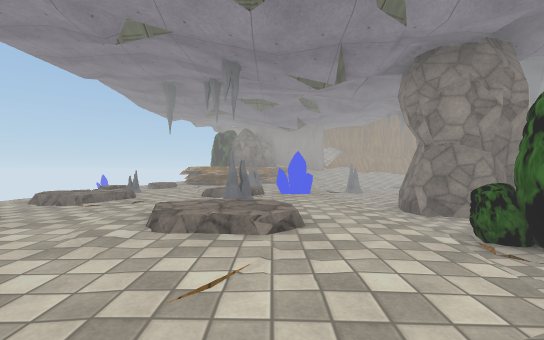
[1] (above)

15 first-person views from a walk through a 3-D level made in the Unity game engine. The camera is 1.5 m above the floor, looks level and sees 90° across. The floor is counted in squares, 2 m on a side. Each view is taken from the middle of a square. On the plan, view 1 faces up. The plan holds only what a view shows up to about 10 squares ahead; the rest is blank. The place goes on beyond the plan. The player character is not drawn. Some animated figures are left out. Some surface patterns are stand-ins.

[2]
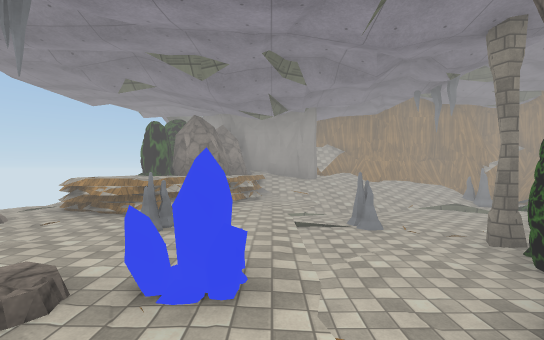

[3]
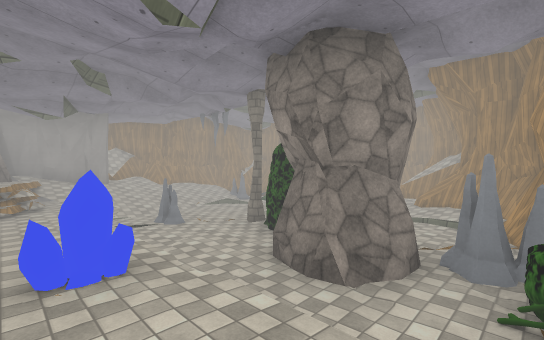

[4]
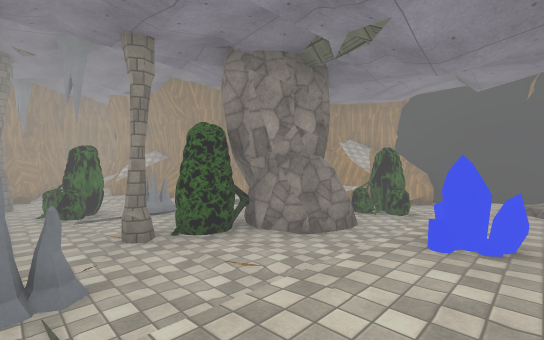

[5]
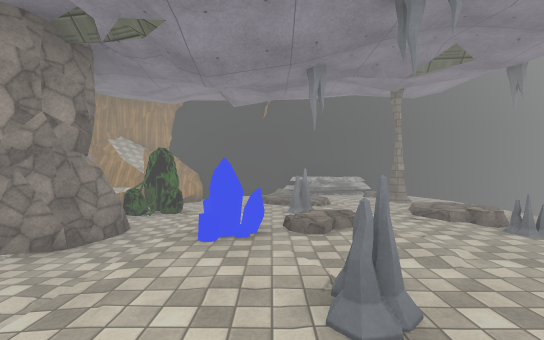

[6]
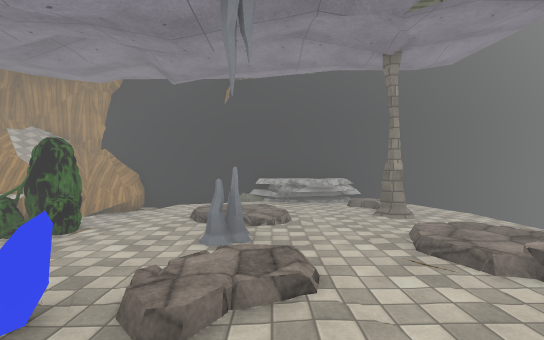

[7]
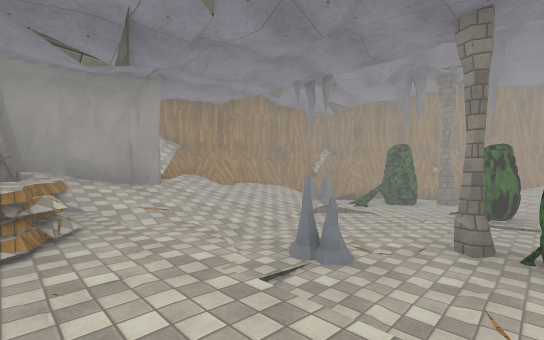

[8]
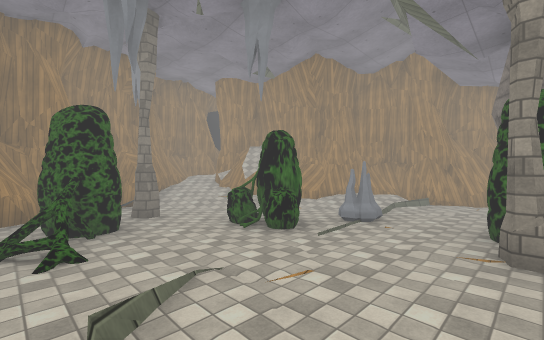

[9]
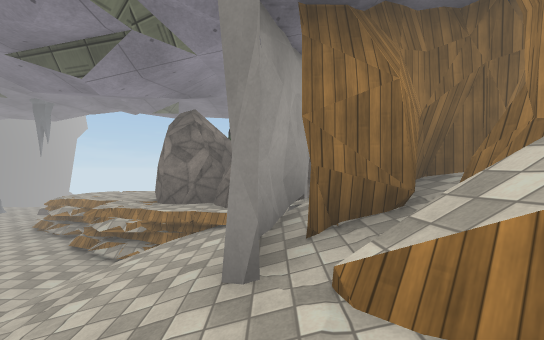

[10]
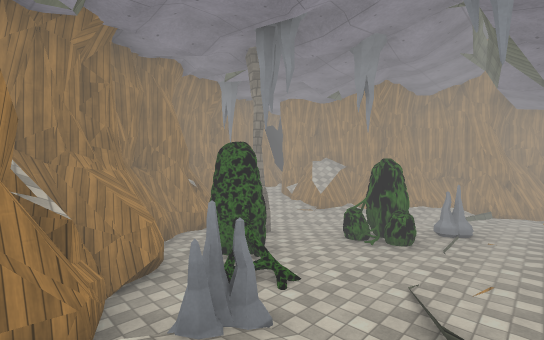

[11]
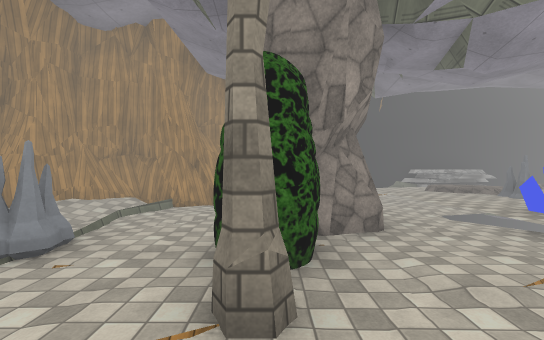

[12]
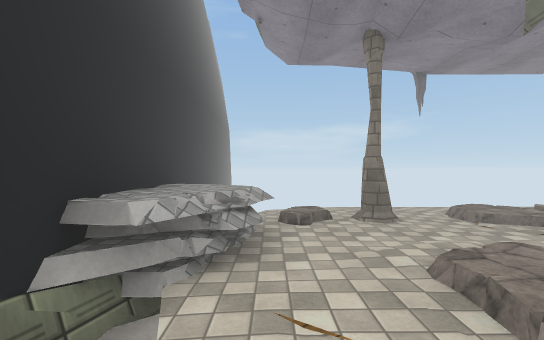

[13]
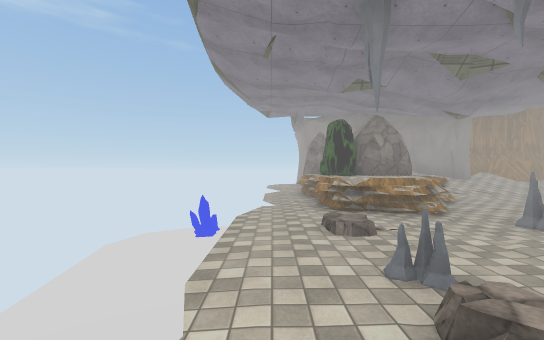

[14]
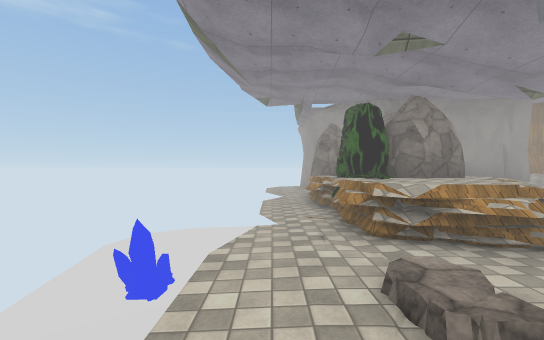

[15]
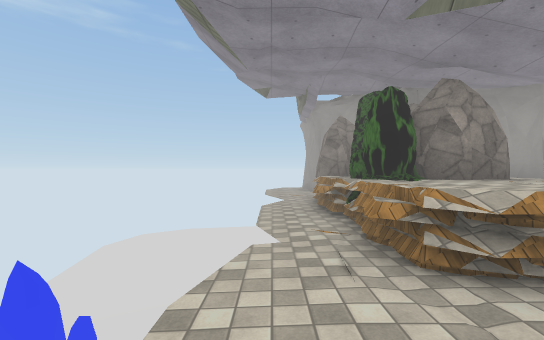

### Floor plan
Key: @ floor where view 1 was taken; # wall or solid block; . main floor; : floor 0.5 m higher than the main floor; + floor 0.75 m higher than the main floor; * floor 1 m higher than the main floor; % floor 1.25 m higher than the main floor; & floor 1.75 m higher than the main floor; / step, stairs or slope; = window, fence, low wall or low ledge; ^ raised ledge; v drop or lower ground; O other object.
Columns run from 7 left of view 1 to 12 right of it. Each row starts with its distance up from view 1.
 16    vO
 15    vOO  ####
 14    vOO O##=####
 13    v^ OOOO////###
 12    v^OO/%*////O.##
 11    v##O&:///.....#
 10    v=&//:/.....O#=#
  9   v:=&#::.O......###
  8   O:::O::.....O.../#
  7   v::::::..#....///#
  6   v:O:::O..O.O../^##
  5    :/:+::.OO...^####
  4    :+:O::.O.../##
  3    :::++:OOO####
  2    :#::::.###
  1    ::^::/.#
  0   vv^^^@###
 -1 ####O#O##

Positions as (right, up) in squares from view 1, and headings:
1: (0, 0), facing up
2: (1, 4), facing up
3: (0, 3), facing up-right
4: (0, 9), facing down-right
5: (0, 9), facing down
6: (-1, 7), facing down
7: (0, 7), facing up-right
8: (4, 11), facing down-right
9: (4, 13), facing left
10: (5, 13), facing down-right
11: (4, 9), facing down
12: (1, 1), facing left
13: (-4, 4), facing up
14: (-4, 6), facing up
15: (-4, 7), facing up
